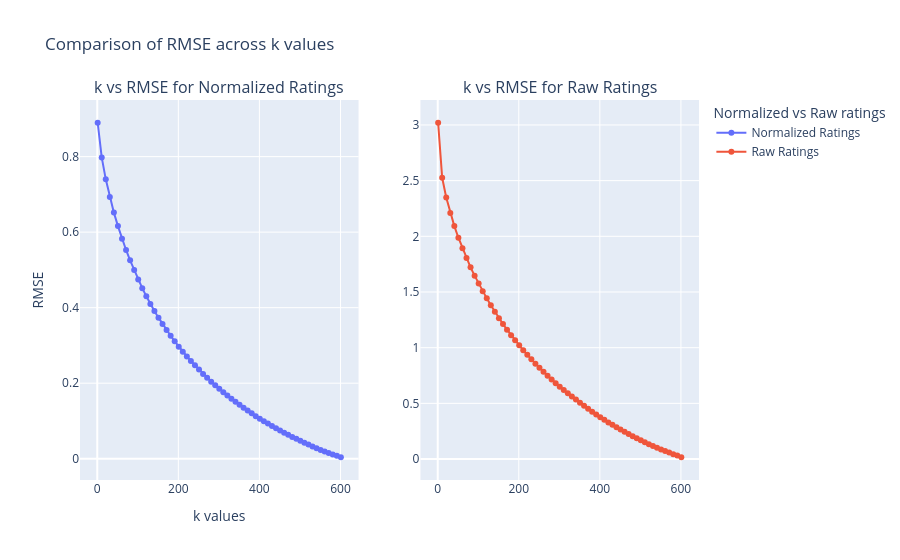

Write notebook code for a chart like this one.
### Markdown cell above
To visualize the change of k latent factor:

1) The RMSE vs k plot shown below captures an expected result, where RMSE decreases exponentially as k increases.

    One major reasons for such observation is because the entire dataset is used for the model training and no test or cross-validation set is available to assess the model performance.
    Therefore, as the k value increases the model becomes increasingly overfitted as shown by the exponential decrease in RMSE, reconstructing the original dataframe.

2) If we were to select the most optimal k value in this scenario, we would have to estimate a k values where increases it will only have lesser degree of change in RMSE.
    In this case, k at 200 is a good estimation. Using the SVD method, the matrix complexity is reduced by roughly 2/3 (200/600 values).

3) Notice how both normalized rating the raw ratings both showed same trend. However, the RMSE scales in the normalized ratings is much lower than the raw rating but the optimal k value is roughly the same.
    In general, a normalized rating scale reduces user/item bias and thus produces a much better model perform but it sacrifices the ability to make interpretable predictions on the rating.

### Code cell
#Create subplots layouts:
fig = make_subplots(rows=1, cols=2, subplot_titles=('k vs RMSE for Normalized Ratings', 'k vs RMSE for Raw Ratings'))

fig.add_trace(go.Scatter(x=k_norm_values, 
    y=rmse_norm_values, 
    mode='lines+markers',
    name = 'Normalized Ratings'
    ),              
    row=1, col=1)


fig.add_trace(go.Scatter(
    x=k_raw_values, 
    y=rmse_raw_values, 
    mode='lines+markers',
    name = 'Raw Ratings'),
    row=1, col=2)

fig.update_traces(mode='lines+markers')
fig.update_layout(title = 'Comparison of RMSE across k values',
                  xaxis_title = 'k values',
                  yaxis_title = 'RMSE',
                  legend_title = 'Normalized vs Raw ratings',
                  hovermode='x unified',)
fig.show()

### Figure 1 — Plotly figure (JSON) as saved in the notebook; plotly's stock layout.template omitted (floating-point values rounded to 4 significant figures)
{"data": [{"mode": "lines+markers", "name": "Normalized Ratings", "type": "scatter", "x": [1, 11, 21, 31, 41, 51, 61, 71, 81, 91, 101, 111, 121, 131, 141, 151, 161, 171, 181, 191, 201, 211, 221, 231, 241, 251, 261, 271, 281, 291, 301, 311, 321, 331, 341, 351, 361, 371, 381, 391, 401, 411, 421, 431, 441, 451, 461, 471, 481, 491, 501, 511, 521, 531, 541, 551, 561, 571, 581, 591, 601], "xaxis": "x", "y": [0.8897, 0.798, 0.7398, 0.6928, 0.6517, 0.616, 0.5826, 0.5528, 0.5255, 0.4998, 0.4747, 0.4516, 0.4303, 0.41, 0.3912, 0.3735, 0.3568, 0.341, 0.3257, 0.3107, 0.2966, 0.2835, 0.2709, 0.2587, 0.2472, 0.2361, 0.2247, 0.2143, 0.2041, 0.1944, 0.1851, 0.1759, 0.1673, 0.159, 0.1512, 0.1432, 0.1352, 0.1275, 0.1202, 0.1128, 0.106, 0.09935, 0.09297, 0.08679, 0.0805, 0.07474, 0.06874, 0.06323, 0.05768, 0.05255, 0.04761, 0.04244, 0.03734, 0.03211, 0.02753, 0.02325, 0.01893, 0.01521, 0.01109, 0.007954, 0.003872], "yaxis": "y"}, {"mode": "lines+markers", "name": "Raw Ratings", "type": "scatter", "x": [1, 11, 21, 31, 41, 51, 61, 71, 81, 91, 101, 111, 121, 131, 141, 151, 161, 171, 181, 191, 201, 211, 221, 231, 241, 251, 261, 271, 281, 291, 301, 311, 321, 331, 341, 351, 361, 371, 381, 391, 401, 411, 421, 431, 441, 451, 461, 471, 481, 491, 501, 511, 521, 531, 541, 551, 561, 571, 581, 591, 601], "xaxis": "x2", "y": [3.02, 2.526, 2.348, 2.209, 2.091, 1.987, 1.893, 1.804, 1.721, 1.647, 1.575, 1.507, 1.443, 1.381, 1.322, 1.265, 1.212, 1.161, 1.113, 1.066, 1.022, 0.9769, 0.9357, 0.8958, 0.8567, 0.819, 0.783, 0.7481, 0.7142, 0.6814, 0.6501, 0.6197, 0.5906, 0.5618, 0.5338, 0.5055, 0.4776, 0.4516, 0.4252, 0.3996, 0.3754, 0.3519, 0.3292, 0.307, 0.2857, 0.2647, 0.2441, 0.2242, 0.2054, 0.1869, 0.168, 0.1504, 0.1337, 0.1168, 0.1011, 0.086, 0.07211, 0.05783, 0.04353, 0.0309, 0.0162], "yaxis": "y2"}], "layout": {"annotations": [{"font": {"size": 16}, "showarrow": false, "text": "k vs RMSE for Normalized Ratings", "x": 0.225, "xanchor": "center", "xref": "paper", "y": 1, "yanchor": "bottom", "yref": "paper"}, {"font": {"size": 16}, "showarrow": false, "text": "k vs RMSE for Raw Ratings", "x": 0.775, "xanchor": "center", "xref": "paper", "y": 1, "yanchor": "bottom", "yref": "paper"}], "hovermode": "x unified", "legend": {"title": {"text": "Normalized vs Raw ratings"}}, "title": {"text": "Comparison of RMSE across k values"}, "xaxis": {"anchor": "y", "domain": [0, 0.45], "title": {"text": "k values"}}, "xaxis2": {"anchor": "y2", "domain": [0.55, 1]}, "yaxis": {"anchor": "x", "domain": [0, 1], "title": {"text": "RMSE"}}, "yaxis2": {"anchor": "x2", "domain": [0, 1]}}}
